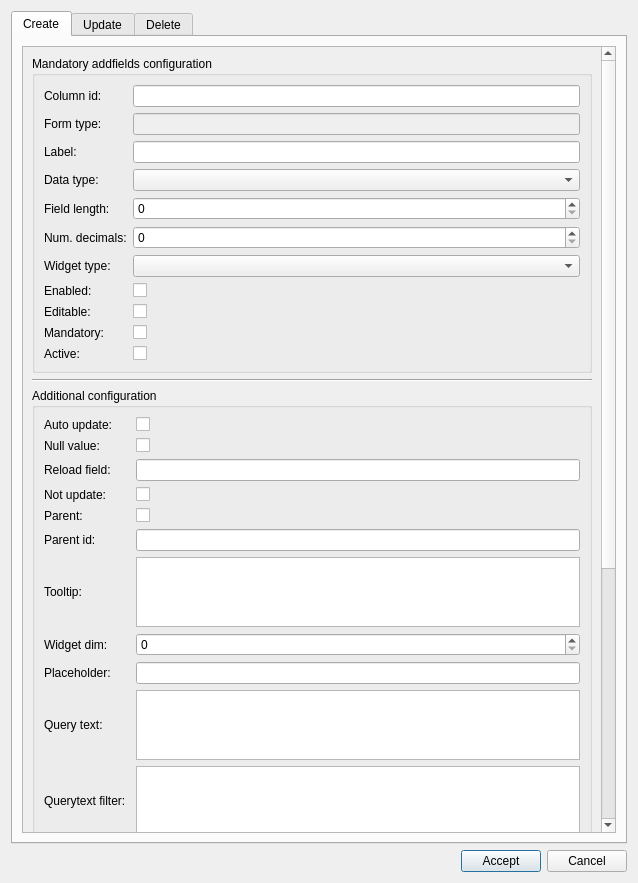
<?xml version="1.0" encoding="UTF-8"?>
<ui version="4.0">
 <class>dlg_main_addfields</class>
 <widget class="QDialog" name="dlg_main_addfields">
  <property name="geometry">
   <rect>
    <x>0</x>
    <y>0</y>
    <width>638</width>
    <height>883</height>
   </rect>
  </property>
  <property name="windowTitle">
   <string>Dialog</string>
  </property>
  <layout class="QGridLayout" name="gridLayout_2">
   <item row="1" column="0">
    <layout class="QHBoxLayout" name="horizontalLayout_18">
     <item>
      <spacer name="horizontalSpacer_15">
       <property name="orientation">
        <enum>Qt::Horizontal</enum>
       </property>
       <property name="sizeHint" stdset="0">
        <size>
         <width>40</width>
         <height>20</height>
        </size>
       </property>
      </spacer>
     </item>
     <item>
      <widget class="QPushButton" name="btn_accept">
       <property name="text">
        <string>Accept</string>
       </property>
      </widget>
     </item>
     <item>
      <widget class="QPushButton" name="btn_cancel">
       <property name="text">
        <string>Cancel</string>
       </property>
      </widget>
     </item>
    </layout>
   </item>
   <item row="0" column="0">
    <widget class="QTabWidget" name="tab_add_fields">
     <property name="currentIndex">
      <number>0</number>
     </property>
     <widget class="QWidget" name="tab_create">
      <attribute name="title">
       <string>Create</string>
      </attribute>
      <layout class="QGridLayout" name="gridLayout">
       <item row="0" column="0">
        <widget class="QScrollArea" name="scrollArea_2">
         <property name="widgetResizable">
          <bool>true</bool>
         </property>
         <widget class="QWidget" name="scrollAreaWidgetContents_3">
          <property name="geometry">
           <rect>
            <x>0</x>
            <y>0</y>
            <width>577</width>
            <height>1120</height>
           </rect>
          </property>
          <layout class="QVBoxLayout" name="verticalLayout">
           <item>
            <widget class="QGroupBox" name="grb_mandatory">
             <property name="title">
              <string>Mandatory addfields configuration</string>
             </property>
             <layout class="QVBoxLayout" name="verticalLayout_3">
              <item>
               <layout class="QGridLayout" name="gridLayout_6">
                <item row="2" column="0">
                 <widget class="QLabel" name="lbl_label">
                  <property name="text">
                   <string>Label:</string>
                  </property>
                 </widget>
                </item>
                <item row="2" column="1">
                 <widget class="QLineEdit" name="label"/>
                </item>
                <item row="5" column="0">
                 <widget class="QLabel" name="lbl_num_dec">
                  <property name="text">
                   <string>Num. decimals:</string>
                  </property>
                 </widget>
                </item>
                <item row="4" column="1">
                 <widget class="QSpinBox" name="field_length">
                  <property name="maximum">
                   <number>999999999</number>
                  </property>
                 </widget>
                </item>
                <item row="12" column="1">
                 <widget class="QCheckBox" name="addfield_active">
                  <property name="text">
                   <string/>
                  </property>
                 </widget>
                </item>
                <item row="1" column="0">
                 <widget class="QLabel" name="lbl_form_type">
                  <property name="text">
                   <string>Form type:</string>
                  </property>
                 </widget>
                </item>
                <item row="12" column="0">
                 <widget class="QLabel" name="lbl_active">
                  <property name="text">
                   <string>Active:</string>
                  </property>
                 </widget>
                </item>
                <item row="10" column="1">
                 <widget class="QCheckBox" name="iseditable">
                  <property name="text">
                   <string/>
                  </property>
                 </widget>
                </item>
                <item row="11" column="1">
                 <widget class="QCheckBox" name="ismandatory">
                  <property name="text">
                   <string/>
                  </property>
                 </widget>
                </item>
                <item row="6" column="0">
                 <widget class="QLabel" name="lbl_widget_type">
                  <property name="text">
                   <string>Widget type:</string>
                  </property>
                 </widget>
                </item>
                <item row="9" column="0">
                 <widget class="QLabel" name="lbl_enabled">
                  <property name="text">
                   <string>Enabled:</string>
                  </property>
                 </widget>
                </item>
                <item row="3" column="0">
                 <widget class="QLabel" name="lbl_data_type">
                  <property name="text">
                   <string>Data type:</string>
                  </property>
                 </widget>
                </item>
                <item row="1" column="1">
                 <widget class="QLineEdit" name="formtype">
                  <property name="enabled">
                   <bool>false</bool>
                  </property>
                  <property name="text">
                   <string/>
                  </property>
                 </widget>
                </item>
                <item row="3" column="1">
                 <widget class="QComboBox" name="datatype"/>
                </item>
                <item row="5" column="1">
                 <widget class="QSpinBox" name="num_decimals">
                  <property name="maximum">
                   <number>999999999</number>
                  </property>
                 </widget>
                </item>
                <item row="4" column="0">
                 <widget class="QLabel" name="lbl_field_length">
                  <property name="text">
                   <string>Field length:</string>
                  </property>
                 </widget>
                </item>
                <item row="0" column="0">
                 <widget class="QLabel" name="lbl_column_id">
                  <property name="text">
                   <string>Column id:</string>
                  </property>
                 </widget>
                </item>
                <item row="0" column="1">
                 <widget class="QLineEdit" name="column_id"/>
                </item>
                <item row="9" column="1">
                 <widget class="QCheckBox" name="isenabled">
                  <property name="text">
                   <string/>
                  </property>
                 </widget>
                </item>
                <item row="6" column="1">
                 <widget class="QComboBox" name="widgettype"/>
                </item>
                <item row="10" column="0">
                 <widget class="QLabel" name="lbl_editable">
                  <property name="text">
                   <string>Editable:</string>
                  </property>
                 </widget>
                </item>
                <item row="11" column="0">
                 <widget class="QLabel" name="lbl_mandatory">
                  <property name="text">
                   <string>Mandatory:</string>
                  </property>
                 </widget>
                </item>
               </layout>
              </item>
             </layout>
            </widget>
           </item>
           <item>
            <widget class="Line" name="line">
             <property name="orientation">
              <enum>Qt::Horizontal</enum>
             </property>
            </widget>
           </item>
           <item>
            <widget class="QGroupBox" name="grb_additional">
             <property name="title">
              <string>Additional configuration</string>
             </property>
             <layout class="QVBoxLayout" name="verticalLayout_2">
              <item>
               <layout class="QGridLayout" name="gridLayout_7">
                <item row="3" column="1">
                 <widget class="QCheckBox" name="dv_isnullvalue">
                  <property name="text">
                   <string/>
                  </property>
                 </widget>
                </item>
                <item row="2" column="1">
                 <widget class="QCheckBox" name="isautoupdate">
                  <property name="text">
                   <string/>
                  </property>
                 </widget>
                </item>
                <item row="2" column="0">
                 <widget class="QLabel" name="lbl_auto_update">
                  <property name="text">
                   <string>Auto update:</string>
                  </property>
                 </widget>
                </item>
                <item row="7" column="1">
                 <widget class="QLineEdit" name="dv_parent_id"/>
                </item>
                <item row="8" column="1">
                 <widget class="QPlainTextEdit" name="tooltip"/>
                </item>
                <item row="11" column="1">
                 <widget class="QPlainTextEdit" name="dv_querytext"/>
                </item>
                <item row="3" column="0">
                 <widget class="QLabel" name="lbl_null_value">
                  <property name="text">
                   <string>Null value:</string>
                  </property>
                 </widget>
                </item>
                <item row="10" column="0">
                 <widget class="QLabel" name="lbl_placeholder">
                  <property name="text">
                   <string>Placeholder:</string>
                  </property>
                 </widget>
                </item>
                <item row="8" column="0">
                 <widget class="QLabel" name="lbl_tooltip">
                  <property name="text">
                   <string>Tooltip:</string>
                  </property>
                 </widget>
                </item>
                <item row="4" column="0">
                 <widget class="QLabel" name="lbl_reload_field">
                  <property name="text">
                   <string>Reload field:</string>
                  </property>
                 </widget>
                </item>
                <item row="10" column="1">
                 <widget class="QLineEdit" name="placeholder"/>
                </item>
                <item row="5" column="0">
                 <widget class="QLabel" name="lbl_not_update">
                  <property name="text">
                   <string>Not update:</string>
                  </property>
                 </widget>
                </item>
                <item row="14" column="0">
                 <widget class="QLabel" name="lbl_action_function">
                  <property name="text">
                   <string>Action function:</string>
                  </property>
                 </widget>
                </item>
                <item row="5" column="1">
                 <widget class="QCheckBox" name="isnotupdate">
                  <property name="text">
                   <string/>
                  </property>
                 </widget>
                </item>
                <item row="11" column="0">
                 <widget class="QLabel" name="lbl_query_text">
                  <property name="text">
                   <string>Query text:</string>
                  </property>
                 </widget>
                </item>
                <item row="6" column="0">
                 <widget class="QLabel" name="lbl_parent">
                  <property name="text">
                   <string>Parent:</string>
                  </property>
                 </widget>
                </item>
                <item row="6" column="1">
                 <widget class="QCheckBox" name="isparent">
                  <property name="text">
                   <string/>
                  </property>
                 </widget>
                </item>
                <item row="17" column="0">
                 <widget class="QLabel" name="lbl_list_filter">
                  <property name="text">
                   <string>List filter param:</string>
                  </property>
                 </widget>
                </item>
                <item row="18" column="0">
                 <widget class="QLabel" name="lbl_editability">
                  <property name="text">
                   <string>Editability:</string>
                  </property>
                 </widget>
                </item>
                <item row="15" column="0">
                 <widget class="QLabel" name="lbl_stylesheet">
                  <property name="text">
                   <string>Stylesheet:</string>
                  </property>
                 </widget>
                </item>
                <item row="12" column="0">
                 <widget class="QLabel" name="lbl_query_filter">
                  <property name="text">
                   <string>Querytext filter:</string>
                  </property>
                 </widget>
                </item>
                <item row="7" column="0">
                 <widget class="QLabel" name="lbl_parent_id">
                  <property name="text">
                   <string>Parent id:</string>
                  </property>
                 </widget>
                </item>
                <item row="16" column="0">
                 <widget class="QLabel" name="lbl_typeahead">
                  <property name="text">
                   <string>Typeahead:</string>
                  </property>
                 </widget>
                </item>
                <item row="16" column="1">
                 <widget class="QPlainTextEdit" name="typeahead">
                  <property name="toolTip">
                   <string>&lt;html&gt;&lt;head/&gt;&lt;body&gt;&lt;p&gt;{&amp;quot;fieldToSearch&amp;quot;: &amp;quot;arc_id&amp;quot;, &amp;quot;threshold&amp;quot;: 3, &amp;quot;noresultsMsg&amp;quot;: &amp;quot;No results&amp;quot;, &amp;quot;loadingMsg&amp;quot;: &amp;quot;Searching&amp;quot;}&lt;/p&gt;&lt;/body&gt;&lt;/html&gt;</string>
                  </property>
                 </widget>
                </item>
                <item row="17" column="1">
                 <widget class="QPlainTextEdit" name="listfilterparam">
                  <property name="toolTip">
                   <string>&lt;html&gt;&lt;head/&gt;&lt;body&gt;&lt;p&gt;{&amp;quot;sign&amp;quot;:&amp;quot;&amp;gt;&amp;quot;,&amp;quot;vdefault&amp;quot;:&amp;quot;01-01-2014&amp;quot; }&lt;/p&gt;&lt;/body&gt;&lt;/html&gt;</string>
                  </property>
                 </widget>
                </item>
                <item row="18" column="1">
                 <widget class="QPlainTextEdit" name="editability">
                  <property name="toolTip">
                   <string>&lt;html&gt;&lt;head/&gt;&lt;body&gt;&lt;p&gt;{&amp;quot;trueWhenParentIn&amp;quot;:[3]}&lt;/p&gt;&lt;/body&gt;&lt;/html&gt;</string>
                  </property>
                 </widget>
                </item>
                <item row="12" column="1">
                 <widget class="QPlainTextEdit" name="dv_querytext_filterc"/>
                </item>
                <item row="13" column="0">
                 <widget class="QLabel" name="lbl_widget_function">
                  <property name="text">
                   <string>Widget function:</string>
                  </property>
                 </widget>
                </item>
                <item row="15" column="1">
                 <widget class="QPlainTextEdit" name="stylesheet">
                  <property name="toolTip">
                   <string>&lt;html&gt;&lt;head/&gt;&lt;body&gt;&lt;p&gt;{&amp;quot;label&amp;quot;:&amp;quot;color:green; font-weight:bold;&amp;quot;,&amp;quot;widget&amp;quot;:{&amp;quot;enabled&amp;quot;:&amp;quot;color:black; font-weight:bold;&amp;quot;,&amp;quot;disabled&amp;quot;:&amp;quot;color:black; font-weight:bold;&amp;quot;}}&lt;/p&gt;&lt;/body&gt;&lt;/html&gt;</string>
                  </property>
                 </widget>
                </item>
                <item row="9" column="0">
                 <widget class="QLabel" name="lbl_widget_dim">
                  <property name="text">
                   <string>Widget dim:</string>
                  </property>
                 </widget>
                </item>
                <item row="9" column="1">
                 <widget class="QSpinBox" name="widgetdim">
                  <property name="maximum">
                   <number>999999999</number>
                  </property>
                 </widget>
                </item>
                <item row="13" column="1">
                 <widget class="QComboBox" name="widgetfunction"/>
                </item>
                <item row="14" column="1">
                 <widget class="QComboBox" name="action_function"/>
                </item>
                <item row="4" column="1">
                 <widget class="QLineEdit" name="reload_field">
                  <property name="toolTip">
                   <string>&lt;html&gt;&lt;head/&gt;&lt;body&gt;&lt;p&gt;{&amp;quot;reload&amp;quot;:[&amp;quot;cat_pnom&amp;quot;, &amp;quot;cat_matcat_id&amp;quot;]}&lt;/p&gt;&lt;/body&gt;&lt;/html&gt;</string>
                  </property>
                 </widget>
                </item>
               </layout>
              </item>
             </layout>
            </widget>
           </item>
          </layout>
         </widget>
        </widget>
       </item>
      </layout>
     </widget>
     <widget class="QWidget" name="tab_update">
      <attribute name="title">
       <string>Update</string>
      </attribute>
      <layout class="QGridLayout" name="gridLayout_4">
       <item row="2" column="1">
        <layout class="QHBoxLayout" name="horizontalLayout_15"/>
       </item>
       <item row="0" column="0">
        <layout class="QHBoxLayout" name="horizontalLayout">
         <item>
          <spacer name="horizontalSpacer">
           <property name="orientation">
            <enum>Qt::Horizontal</enum>
           </property>
           <property name="sizeHint" stdset="0">
            <size>
             <width>40</width>
             <height>20</height>
            </size>
           </property>
          </spacer>
         </item>
         <item>
          <widget class="QPushButton" name="btn_open">
           <property name="text">
            <string>Open</string>
           </property>
          </widget>
         </item>
        </layout>
       </item>
       <item row="1" column="0">
        <widget class="QTableView" name="tbl_update">
         <property name="sortingEnabled">
          <bool>true</bool>
         </property>
        </widget>
       </item>
      </layout>
     </widget>
     <widget class="QWidget" name="tab_delete">
      <attribute name="title">
       <string>Delete</string>
      </attribute>
      <layout class="QGridLayout" name="gridLayout_5">
       <item row="0" column="0">
        <layout class="QHBoxLayout" name="horizontalLayout_17">
         <item>
          <widget class="QLabel" name="lbl_field_name">
           <property name="text">
            <string>Field name:</string>
           </property>
          </widget>
         </item>
         <item>
          <spacer name="horizontalSpacer_14">
           <property name="orientation">
            <enum>Qt::Horizontal</enum>
           </property>
           <property name="sizeType">
            <enum>QSizePolicy::Fixed</enum>
           </property>
           <property name="sizeHint" stdset="0">
            <size>
             <width>56</width>
             <height>20</height>
            </size>
           </property>
          </spacer>
         </item>
         <item>
          <widget class="QComboBox" name="cmb_fields">
           <property name="sizePolicy">
            <sizepolicy hsizetype="Expanding" vsizetype="Fixed">
             <horstretch>0</horstretch>
             <verstretch>0</verstretch>
            </sizepolicy>
           </property>
          </widget>
         </item>
        </layout>
       </item>
       <item row="1" column="0">
        <spacer name="verticalSpacer">
         <property name="orientation">
          <enum>Qt::Vertical</enum>
         </property>
         <property name="sizeHint" stdset="0">
          <size>
           <width>20</width>
           <height>40</height>
          </size>
         </property>
        </spacer>
       </item>
      </layout>
     </widget>
    </widget>
   </item>
  </layout>
 </widget>
 <resources/>
 <connections/>
</ui>
